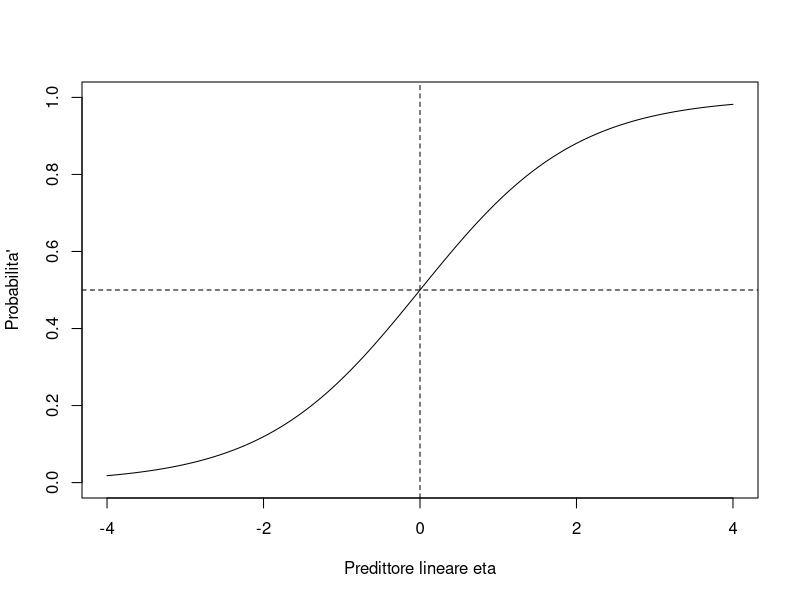

Generate this figure with R:
# Curva teorica: eta varia da -4 a 4.
eta73 <- seq(-4, 4, length.out = 101)
plot(eta73, plogis(eta73), type = "l",
     xlab = "Predittore lineare eta",
     ylab = "Probabilita'", ylim = c(0, 1))
abline(h = 0.5, v = 0, lty = 2)
